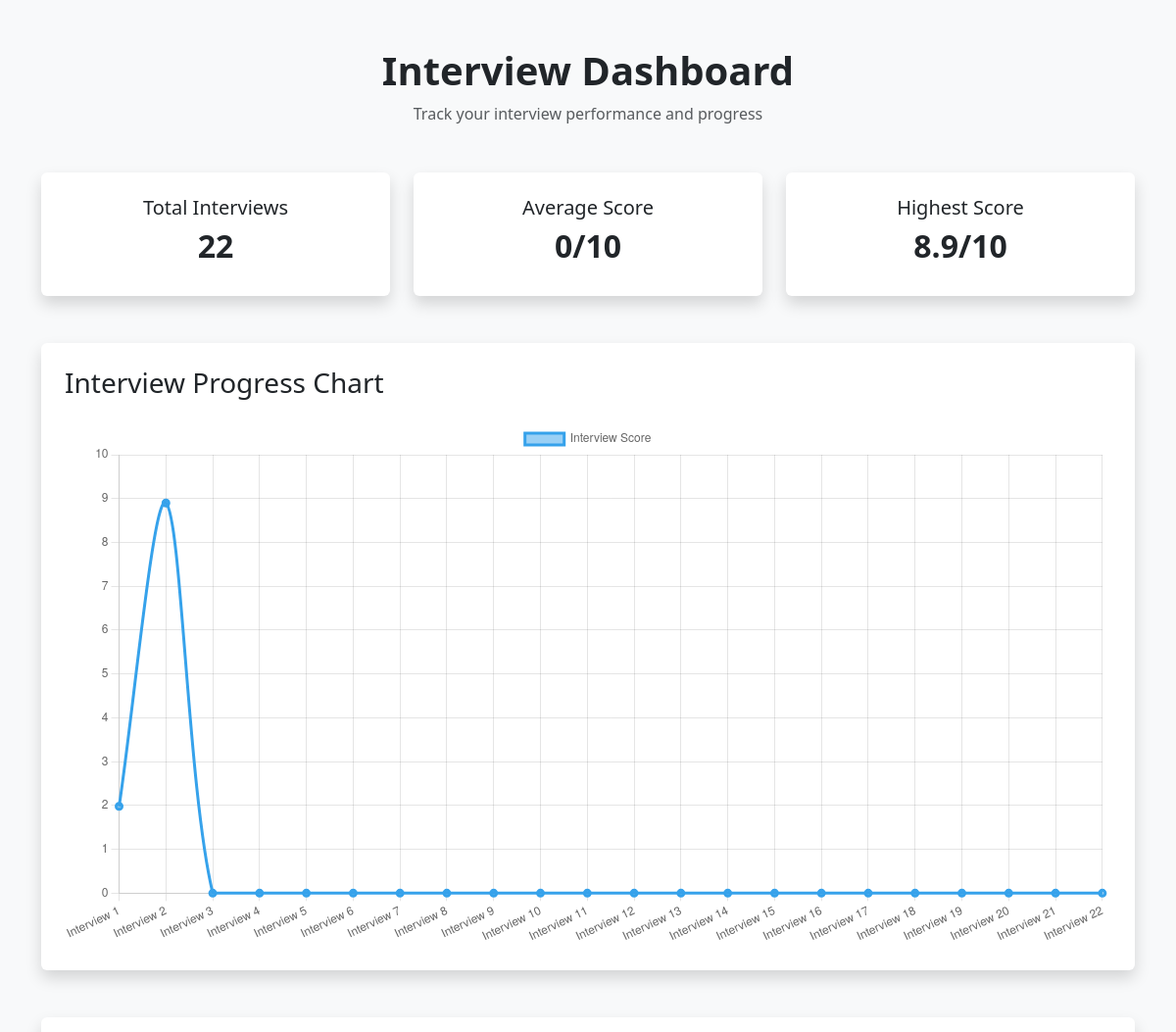
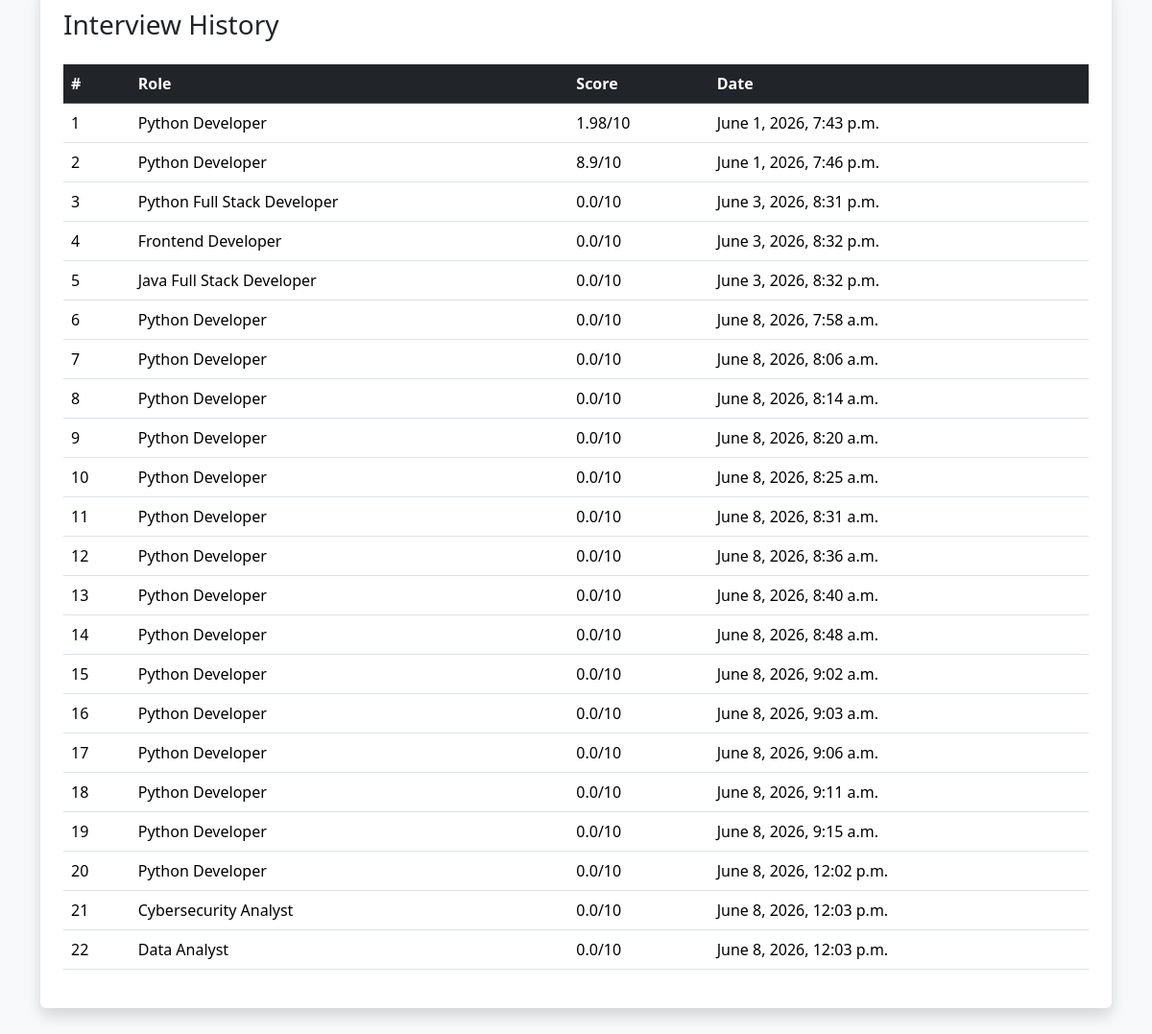
Before: /dashboard/ (signed in) with the older database file (2 pictures, top to bottom).
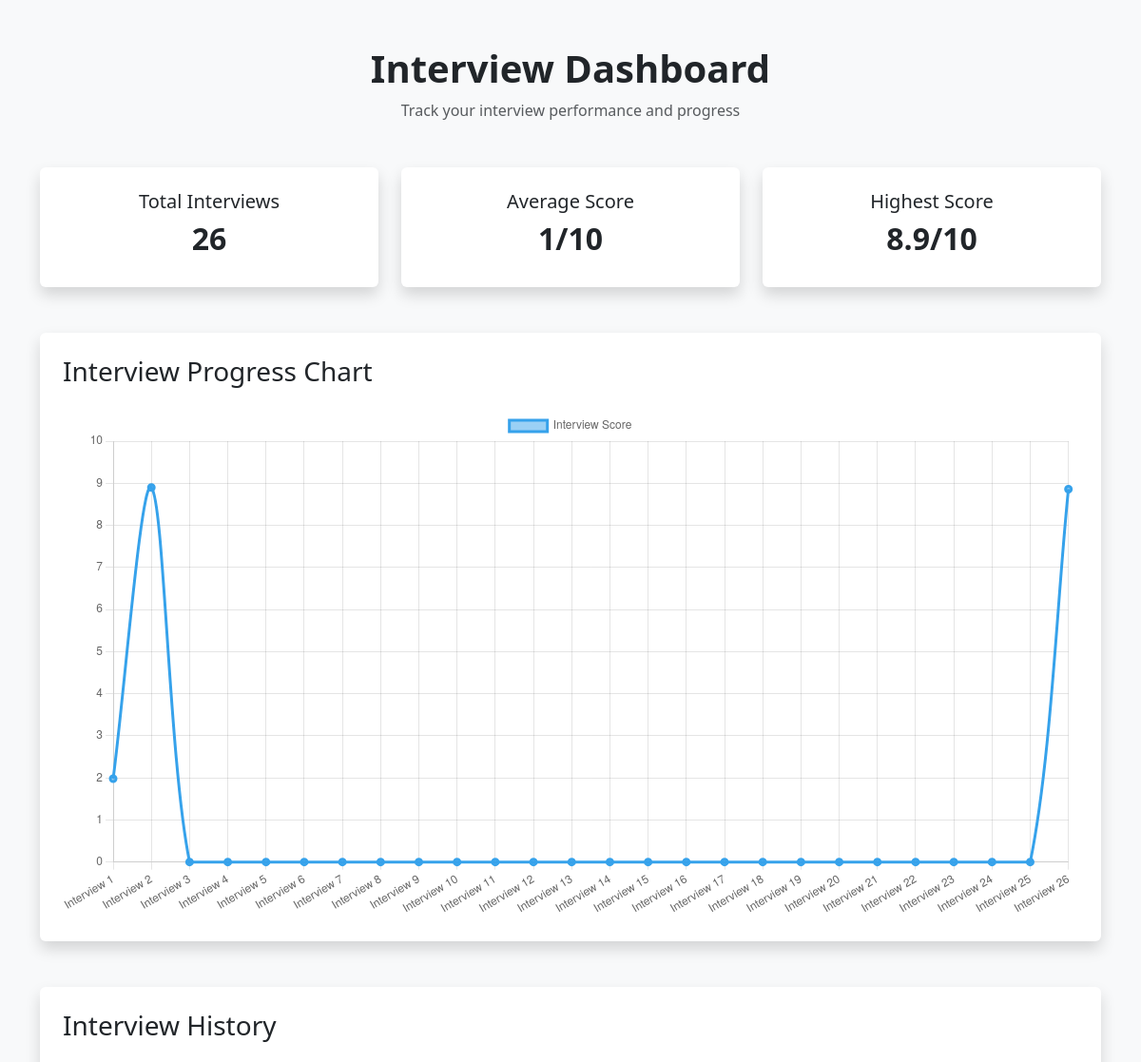
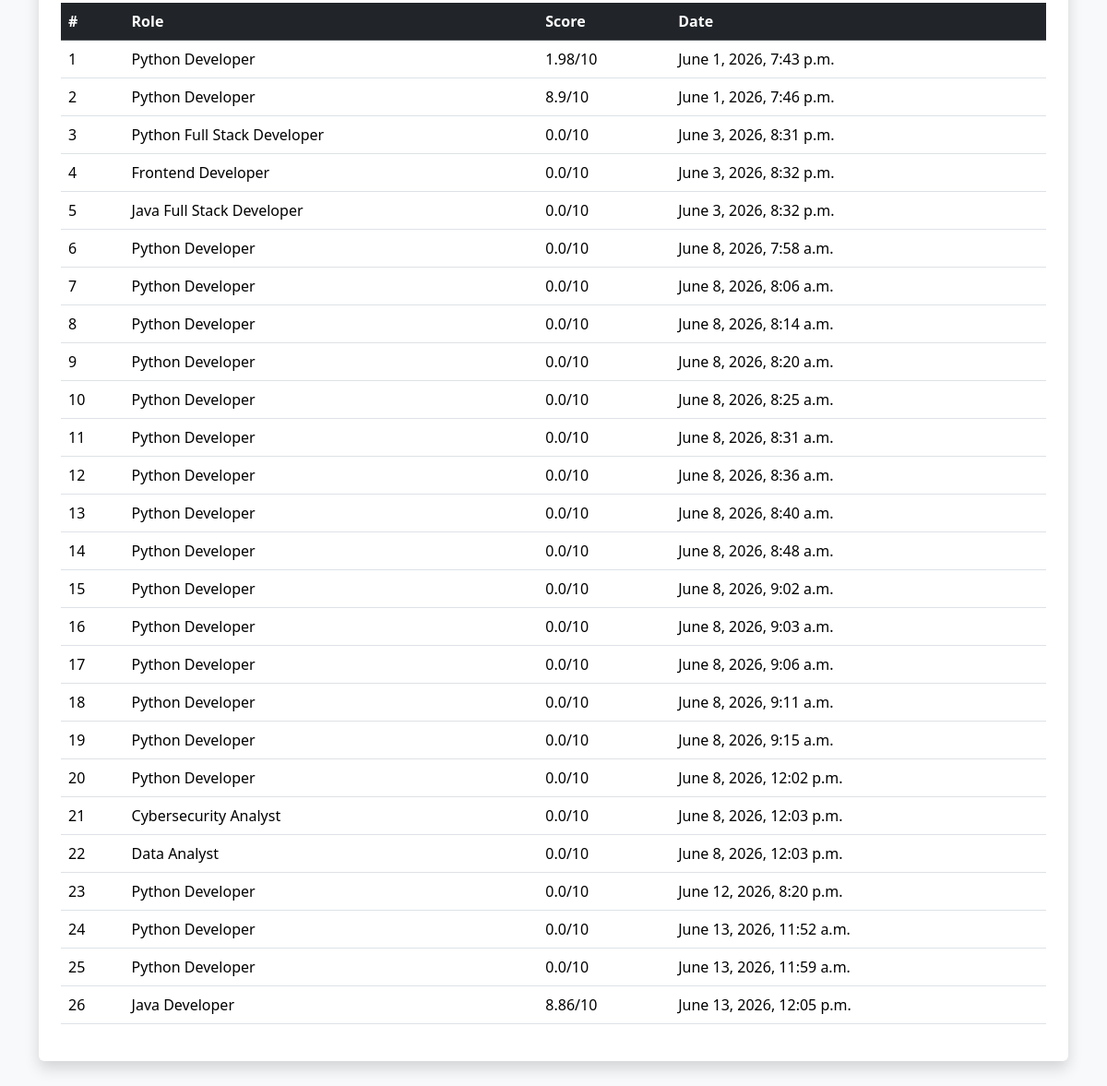
After: the same page with the newer database file (2 pictures, top to bottom).
### core/models.py (models this page shows)
class InterviewResult(models.Model):
    user = models.ForeignKey(User, on_delete=models.CASCADE)
    role = models.CharField(max_length=100, blank=True)
    question = models.TextField()
    answer = models.TextField()
    score = models.FloatField()
    feedback = models.TextField(blank=True)
    created_at = models.DateTimeField(auto_now_add=True)

### core/views.py (the view)
# urls.py: path('dashboard/', views.dashboard, name='dashboard'),
@login_required
def dashboard(request):
    results = InterviewResult.objects.filter(
        user=request.user).order_by('created_at')
    total_score = 0
    highest_score = 0
    for result in results:
        total_score += result.score
        if result.score > highest_score:
            highest_score = result.score
    return render(request, 'dashboard.html', {
        'results': results,
        'total_score': total_score,
        'highest_score': highest_score
    })

### templates/dashboard.html (shortened to what this page needs)
<!DOCTYPE html>
<html lang="en">
<head>
    <link href="https://cdn.jsdelivr.net/npm/bootstrap@5.3.3/dist/css/bootstrap.min.css" rel="stylesheet">
</head>
<body class="bg-light">
    <div class="container py-5">
        <div class="text-center mb-5">
            <h1 class="fw-bold">
                Interview Dashboard
            </h1>
            <p class="text-muted">
                Track your interview performance and progress
            </p>
        </div>
        <div class="row g-4 mb-5">
            <div class="col-md-4">
                <div class="card shadow border-0 p-4 text-center">
                    <h5>Total Interviews</h5>
                    <h2 class="fw-bold">
                        {{ results|length }}
                    </h2>
                </div>
            </div>
            <div class="col-md-4">
                <div class="card shadow border-0 p-4 text-center">
                    <h5>Average Score</h5>
                    <h2 class="fw-bold">
                        {% if results %}
                            {% widthratio total_score results|length 1 %}/10
                        {% else %}
                            0/10
                        {% endif %}
                    </h2>
                </div>
            </div>
            <div class="col-md-4">
                <div class="card shadow border-0 p-4 text-center">
                    <h5>Highest Score</h5>
                    <h2 class="fw-bold">
                        {{ highest_score }}/10
                    </h2>
                </div>
            </div>
        </div>
        <div class="card shadow border-0 p-4 mb-5">
            <h3 class="mb-4">
                Interview Progress Chart
            </h3>
            <canvas id="progressChart"></canvas>
        </div>
        <div class="card shadow border-0 p-4">
            <h3 class="mb-4">
                Interview History
            </h3>
            <div class="table-responsive">
                <table class="table table-hover">
                    <thead class="table-dark">
                        <tr>
                            <th>#</th>
                            <th>Role</th>
                            <th>Score</th>
                            <th>Date</th>
                        </tr>
                    </thead>
                    <tbody>
                        {% for result in results %}
                        <tr>
                            <td>{{ forloop.counter }}</td>
                            <td>{{ result.role }}</td>
                            <td>{{ result.score }}/10</td>
                            <td>{{ result.created_at }}</td>
                        </tr>
                        {% endfor %}
                    </tbody>
                </table>
            </div>
        </div>
    </div>
</body>
</html>

Changed rows visible on the page:
added InterviewResult: role "Python Developer", score "0.0", created_at "June 12, 2026, 8:20 p.m."
added InterviewResult: role "Python Developer", score "0.0", created_at "June 13, 2026, 11:52 a.m."
added InterviewResult: role "Python Developer", score "0.0", created_at "June 13, 2026, 11:59 a.m."
added InterviewResult: role "Java Developer", score "8.86", created_at "June 13, 2026, 12:05 p.m."
Other visible differences:
{{ results|length }}: "22" → "26"
chart data {{ forloop.counter }}: 1, 2, 3, 4, 5, 6, 7, 8, 9, 10, 11, 12, 13, 14, 15, 16, 17, 18, 19, 20, 21, 22 → 1, 2, 3, 4, 5, 6, 7, 8, 9, 10, 11, 12, 13, 14, 15, 16, 17, 18, 19, 20, 21, 22, 23, 24, 25, 26
chart data {{ result.score }}: 1.98, 8.9, 0.0, 0.0, 0.0, 0.0, 0.0, 0.0, 0.0, 0.0, 0.0, 0.0, 0.0, 0.0, 0.0, 0.0, 0.0, 0.0, 0.0, 0.0, 0.0, 0.0 → 1.98, 8.9, 0.0, 0.0, 0.0, 0.0, 0.0, 0.0, 0.0, 0.0, 0.0, 0.0, 0.0, 0.0, 0.0, 0.0, 0.0, 0.0, 0.0, 0.0, 0.0, 0.0, 0.0, 0.0, 0.0, 8.86
text no longer shown: "0"
text now shown: "1"
